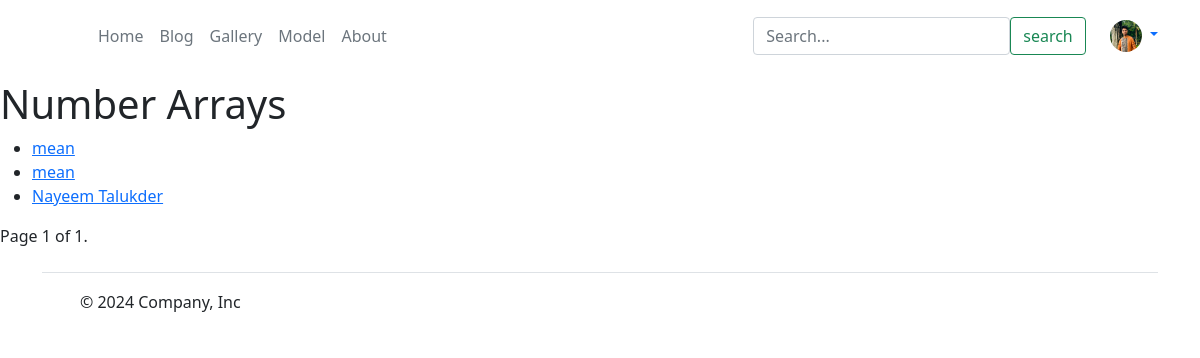
Screenshot of /list/ (signed in) with the database file from the repository.
### app/models.py (models this page shows, shortened)
class Student(models.Model):
  user = models.ForeignKey(User,on_delete=models.CASCADE)
  name = models.CharField(max_length=200)
  university_name = models.CharField(max_length=200)
  department = models.CharField(max_length=50)
  batch = models.CharField(max_length=50)
  roll = models.IntegerField()
  address = models.CharField(max_length=100)
  student_img = models.ImageField(upload_to='student/')

class NumberArray(models.Model):
    name = models.CharField(max_length=100)  # Optional field to identify the array
    data = models.JSONField()  # Stores the array of numbers

### app/views.py (the view)
# urls.py: path('list/', views.list_numbers, name='list_numbers'),
def list_numbers(request):
    number_arrays = NumberArray.objects.all()
    paginator = Paginator(number_arrays, 10)  # Show 10 arrays per page
    page = request.GET.get('page')
    try:
        arrays = paginator.page(page)
    except PageNotAnInteger:
        arrays = paginator.page(1)
    except EmptyPage:
        arrays = paginator.page(paginator.num_pages)
    return render(request, 'app/list_numbers.html', {'arrays': arrays})

### app/context_processors.py (called while the page is built)
def student_processor(request):
    if request.user.is_authenticated:
        try:
            student = Student.objects.get(user=request.user)
        except Student.DoesNotExist:
            student = None
    else:
        student = None
    return {'student': student}

### app/templates/app/list_numbers.html (shortened to what this page needs)
{% extends 'app/base.html' %}
{% load static %}
{% block main--content %}
<main>
  <h1>Number Arrays</h1>
  <ul>
      {% for array in arrays %}
          <li>
              <a href="{% url 'view_numbers' array.id %}">{{ array.name }}</a>
          </li>
      {% endfor %}
  </ul>
  <div class="pagination">
      <span class="step-links">
          <span class="current">
              Page {{ arrays.number }} of {{ arrays.paginator.num_pages }}.
          </span>
      </span>
  </div>
</main>
{% endblock main--content %}

### app/templates/app/base.html (shortened to what this page needs)
<!DOCTYPE html>
{% load static %}
<html lang="en">
  <head>
    <link
      href="https://cdn.jsdelivr.net/npm/bootstrap@5.0.2/dist/css/bootstrap.min.css"
      rel="stylesheet"
    />
    <link rel="stylesheet" href="{% static 'app/css/owl.carousel.min.css' %}" />
    <link rel="stylesheet" href="{% static 'app/css/all.min.css' %}" />
    <link rel="stylesheet" href="{% static 'app/css/style.css' %}" />
    <link rel="stylesheet" href="{% static 'app/css/gallery.css' %}" />
    <link rel="stylesheet" href="{% static 'app/css/about.css' %}" />
    <link rel="stylesheet" href="{% static 'app/css/model.css' %}" />
  </head>
  <body>
    <header>
      <div class="container">
        <div
          class="d-flex flex-wrap align-items-center justify-content-center justify-content-lg-start mt-lg-3"
        >
          <a
            href="/"
            class="d-flex align-items-center mb-2 mb-lg-0 text-white text-decoration-none"
          >
            <svg
              class="bi me-2"
              width="40"
              height="32"
              role="img"
              aria-label="Bootstrap"
            >
              <use xlink:href="#bootstrap"></use>
            </svg>
          </a>
          <ul
            class="nav col-12 col-lg-auto me-lg-auto mb-2 justify-content-center mb-md-0"
          >
            <li>
              <a href="{% url 'home' %}" class="nav-link px-2 text-secondary"
                >Home</a
              >
            </li>
            <li>
              <a href="{% url 'blog_list' %}" class="nav-link px-2 text-secondary">Blog</a>
            </li>
            <li>
              <a href="{% url 'gallery' %}" class="nav-link px-2 text-secondary"
                >Gallery</a
              >
            </li>
            <li><a href="#" class="nav-link px-2 text-secondary">Model</a></li>
            <li>
              <a href="{% url 'about' %}" class="nav-link px-2 text-secondary"
                >About</a
              >
            </li>
          </ul>
          <form
            class="col-12 col-lg-auto mb-3 mb-lg-0 me-lg-3 d-flex justify-content-between"
            role="search"
          >
            <input
              type="search"
              class="form-control form-control-dark text-bg-success"
              placeholder="Search..."
              aria-label="Search"
            />
            <button type="submit" class="btn btn-outline-success me-2">
              search
            </button>
          </form>
          {% if request.user.is_authenticated %}
          <div class="dropdown text-end">
            <a
              href="#"
              class="d-block link-body-emphasis text-decoration-none dropdown-toggle"
              data-bs-toggle="dropdown"
              aria-expanded="false"
            >
              <img
                src="{{ student.student_img.url }}"
                alt="{{ student.name }}"
                width="32"
                height="32"
                class="rounded-circle"
              />
            </a>
          </div>
          {% endif %}
        </div>
        <br />
      </div>
    </header>
    {% block main--content %} {% endblock main--content %}
    <div class="container">
      <footer
        class="d-flex flex-wrap justify-content-between align-items-center py-3 my-4 border-top"
      >
        <div class="col-md-4 d-flex align-items-center">
          <a
            href="/"
            class="mb-3 me-2 mb-md-0 text-body-secondary text-decoration-none lh-1"
          >
            <svg class="bi" width="30" height="24">
              <use xlink:href="#bootstrap"></use>
            </svg>
          </a>
          <span class="mb-3 mb-md-0 text-body-secondary"
            >© 2024 Company, Inc</span
          >
        </div>
        <ul class="nav col-md-4 justify-content-end list-unstyled d-flex">
          <li class="ms-3">
            <a class="text-body-secondary" href="#"
              ><svg class="bi" width="24" height="24">
                <use xlink:href="#twitter"></use></svg
            ></a>
          </li>
          <li class="ms-3">
            <a class="text-body-secondary" href="#"
              ><svg class="bi" width="24" height="24">
                <use xlink:href="#instagram"></use></svg
            ></a>
          </li>
          <li class="ms-3">
            <a class="text-body-secondary" href="#"
              ><svg class="bi" width="24" height="24">
                <use xlink:href="#facebook"></use></svg
            ></a>
          </li>
        </ul>
      </footer>
    </div>
  </body>
</html>

### app/static/app/css/gallery.css (style rules this page uses)
* { box-sizing: border-box; }

### rows the page displays
Student: student_img (picture)
NumberArray: name "mean"
NumberArray: name "mean"
NumberArray: name "Nayeem Talukder"

### other values shown
{{ arrays.number }} "1"
{{ arrays.paginator.num_pages }} "1"
